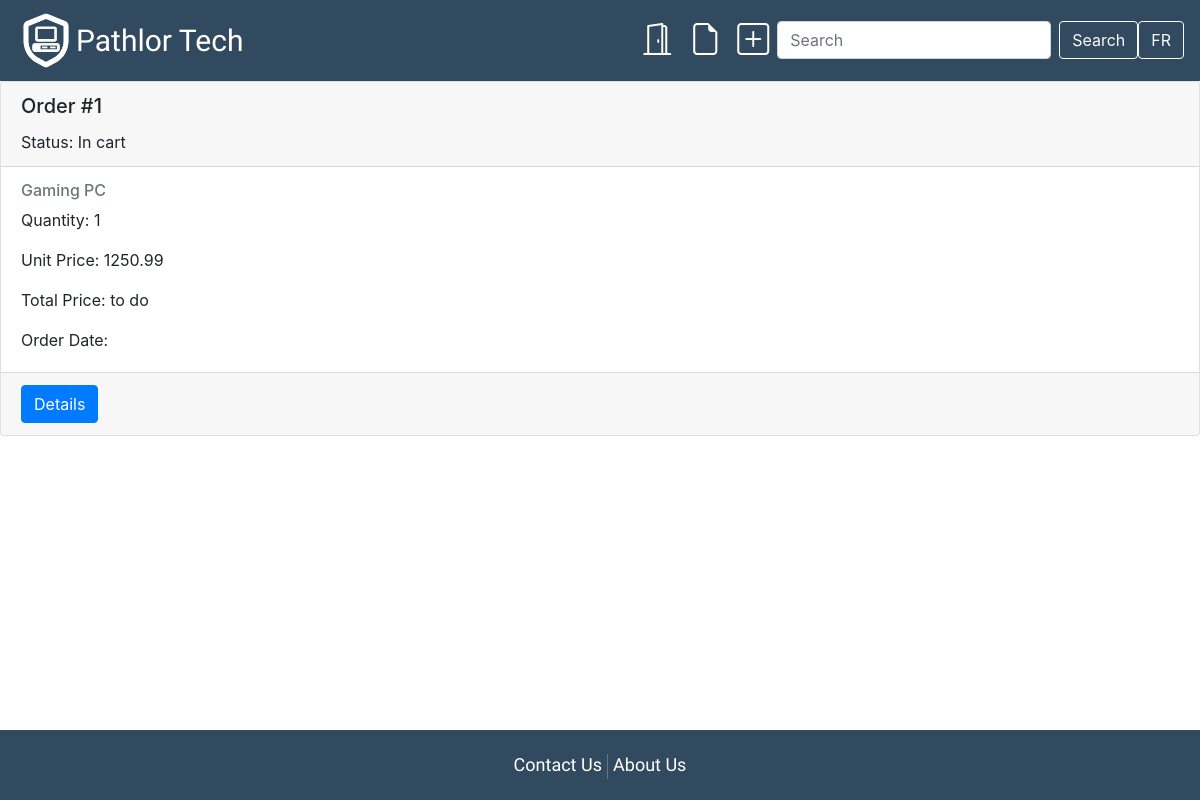
The app's page /Orders/index (signed in), older data.
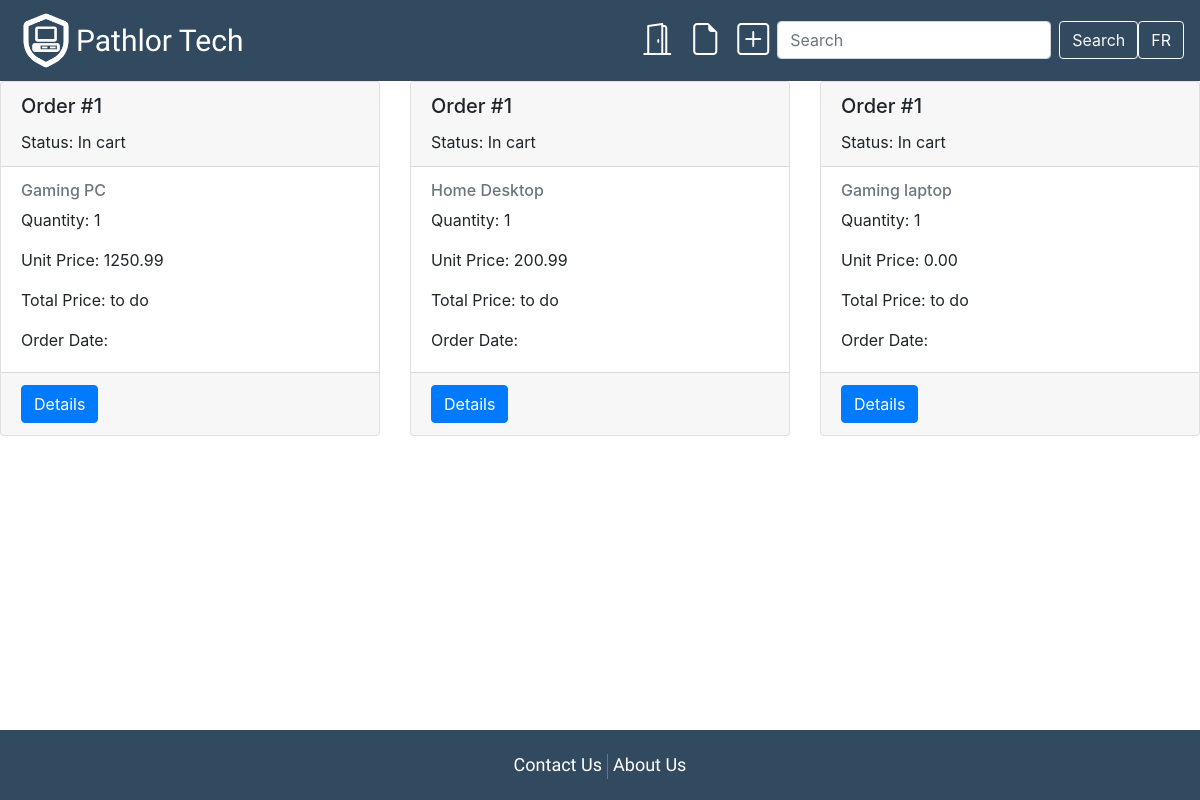
The same page, newer data.
### tables this page shows
CREATE TABLE `order_details` (
  `order_details_id` int(11) NOT NULL,
  `order_id` int(11) NOT NULL,
  `product_id` int(11) NOT NULL,
  `quantity` int(11) NOT NULL,
  `unit_price` decimal(6,2) NOT NULL
);

CREATE TABLE `orders` (
  `order_id` int(11) NOT NULL,
  `profile_id` int(11) NOT NULL,
  `address_id` int(11) NOT NULL,
  `status` varchar(20) NOT NULL,
  `total_price` decimal(6,2) NOT NULL,
  `order_date` datetime DEFAULT NULL
);

CREATE TABLE `product` (
  `product_id` int(11) NOT NULL,
  `title` varchar(50) NOT NULL,
  `type` varchar(20) NOT NULL,
  `description` text NOT NULL,
  `image` varchar(128) DEFAULT NULL,
  `unit_price` decimal(6,2) NOT NULL,
  `discount_price` decimal(6,2) NOT NULL,
  `quantity` int(11) NOT NULL
);

### app/core/Controller.php (called while the page is built, shortened)
<?php
class Controller{
	function view($name, $data = []){
		include('app/views/' . $name . '.php');
	}
}

### app/controllers/Orders.php (called while the page is built, shortened)
<?php
class Orders extends \app\core\Controller {
    public function index()
    {
        $orders = new \app\models\Orders();
        $orders = $orders->getAllOrders();
        $this->view('Orders/orders', $orders);
    }
}

### app/core/App.php (called while the page is built, shortened)
<?php
class App{
	function __construct(){
		$request = $this->parseUrl($_GET['url'] ?? '');
		$method = 'index';
		if(file_exists('app/controllers/' . $request[0] . '.php'))
		{
			unset($request[0]);
		}
		$controller = new $controller;
		if(isset($request[1]) && method_exists($controller, $request[1])){
			$method = $request[1];
			unset($request[1]);
		}
		$params = array_values($request);
		call_user_func_array([$controller, $method], $params);
	}
	function parseUrl($url){
		return explode('/', trim($url, '/'));
	}
}

### index.php (called while the page is built, shortened)
<?php
    new app\core\App;

### app/models/Orders.php (called while the page is built, shortened)
<?php
class Orders extends \app\core\Model {
    public static function getAllOrders() {
        $SQL = 'SELECT o.order_id, o.status, o.order_date, p.title, oi.quantity, oi.unit_price FROM orders o
                JOIN order_details oi ON o.order_id = oi.order_id JOIN product p ON oi.product_id = p.product_id';
        $STH = self::$connection->prepare($SQL);
        $STH->execute();
        return $STH->fetchAll(\PDO::FETCH_CLASS, 'app\\models\\Orders');
    }
}

### app/core/Model.php (called while the page is built, shortened)
<?php
class Model{
	public static ?PDO $connection = null;
	public function __construct(){
		if(self::$connection == null){
			$env = \Dotenv\Dotenv::createImmutable(getcwd());
			$host = $_ENV['db_host'];
			$dbname = $_ENV['db_name'];
			$user = $_ENV['db_user'];
			$pass = $_ENV['db_pass'];
			$charset = $_ENV['db_charset'];
			try {
				$options = [
					PDO::ATTR_ERRMODE => PDO::ERRMODE_EXCEPTION,
					PDO::ATTR_DEFAULT_FETCH_MODE => PDO::FETCH_CLASS,
					PDO::ATTR_EMULATE_PREPARES => false
				];
				self::$connection = new PDO("mysql:host=$host;dbname=$dbname;charset=$charset", $user, $pass, $options);
				self::$connection->query("SET NAMES $charset");
			}
			catch(PDOException $e) {
				echo $e->getMessage();
			}
		}
	}
}

### app/views/Orders/orders.php (the view)
<?php $this->view('shared/header', 'Orders'); ?>
<div class="row row-cols-1 row-cols-md-2 row-cols-lg-3 g-4">
    <?php foreach ($data as $order): ?>
        <div class="col">
            <div class="card h-100">
                <div class="card-header">
                    <h5 class="card-title">Order #<?= $order->order_id ?></h5>
                    <p class="card-text">Status: <?= $order->status ?></p>
                </div>
                <div class="card-body">
                    <h6 class="card-subtitle mb-2 text-muted"><?= $order->title ?></h6>
                    <p class="card-text">Quantity: <?= $order->quantity ?></p>
                    <p class="card-text">Unit Price: <?= $order->unit_price ?></p>
                    <p class="card-text">Total Price: to do</p>
                    <p class="card-text">Order Date: <?= $order->order_date ?></p>
                </div>
                <div class="card-footer">
                    <a href="#" class="btn btn-primary">Details</a>
                </div>
            </div>
        </div>
    <?php endforeach ?>
</div>
<?php $this->view('shared/footer'); ?>

### app/views/shared/header.php (shortened to what this page needs)
<!DOCTYPE html>
<html dir="<?=_('ltr')?>" lang="<?=_('en')?>">
<head>
  <link href="https://cdn.jsdelivr.net/npm/bootstrap@5.3.0-alpha3/dist/css/bootstrap.min.css" rel="stylesheet">
  <link rel="stylesheet" href="https://cdn.jsdelivr.net/npm/bootstrap-icons@1.10.3/font/bootstrap-icons.css">
  <link rel="stylesheet" href="https://cdn.jsdelivr.net/npm/bootstrap@4.0.0/dist/css/bootstrap.min.css">
  <link rel="stylesheet" type="text/css" href="/css/style.css">
</head>
<body>
  <nav class="navbar navbar-expand-lg navbar sticky-top">
    <a href='/Main/index'><img src="/images/PathlorLogo.png" id="logo"></a>
    <a class="navbar-brand" href="/Main/index" id="pathlor"><?=_('Pathlor Tech')?></a>
    <div class="collapse navbar-collapse" id="navbarSupportedContent">
      <ul class="navbar-nav ms-auto">
        <li class="nav-item">
          <?php if(!isset($_SESSION['user_id'])) {?>
                  <a class="nav-link" href="/User/index"><i style="font-size: 2rem; color: #FFFFFF; " class='bi-door-closed' title="Log in"></i></a>
                <?php } else { ?>
                  <a class="nav-link" href="/User/logout"><i style="font-size: 2rem; color: #FFFFFF; " class='bi-door-open' title='Log out'></i></a>
                <?php }
                ?>
        </li>
        <li class="nav-item">
          <?php if(isset($_SESSION['user_id'])) {?>
                  <a class="nav-link" href="/Orders/index"><i style="font-size: 2rem; color: #FFFFFF; " class='bi bi-file-earmark' title="Orders"></i></a>
                <?php } ?>
        </li>
        <li class="nav-item">
          <?php if(isset($_SESSION['role']) && $_SESSION['role'] == 'admin') {?>
                  <a class="nav-link" href="/Product/create"><i style="font-size: 2rem; color: #FFFFFF; " class='bi bi-plus-square' title="Post Product"></i></a>
                <?php } ?>
        </li>
      </ul>
      <form action="/Main/search/" class="form-inline my-2 my-lg-0">
        <input class="form-control mr-sm-2" type="search" placeholder="Search" aria-label="Search" name="search_term">
        <button class="btn btn-outline-light" type="submit">Search</button>
      </form>
      <button class="btn btn-outline-light" type="submit">FR</button>
    </div>
  </nav>

### app/views/shared/footer.php (shortened to what this page needs)
		<footer>
			<div class="text-center p-3" id="footer">
				<a href="/Contact/index"><?=_('Contact Us')?></a>
				<a href="/About/index"><?=_('About Us')?></a>
			</div>
		</footer>
    </body>
</html>

### css/style.css (style rules this page uses)
html { height: 100%; }
nav { background-color: #324A5F; }
#logo { max-width: 60px; }
#pathlor { font-size: 30px; vertical-align: middle; color: #FFFFFF; }
a { font-family: 'Paytone One', sans-serif; text-decoration: none; color: #FFFFFF; }
footer { position: absolute; text-align: center; padding: 5px; font-size: 18px; bottom: 0px; left: 0px; right: 0px; background-color: #324A5F; }
body { position: relative; margin: 0; min-height: 100%; padding-bottom: 5rem; }
i { font-style: normal; }

Row changes from the older to the newer data that the page shows:
added order_details: order.order_id "1", order.status "In cart", product.title "Home Desktop", quantity "1", unit_price "200.99"
added order_details: order.order_id "1", order.status "In cart", product.title "Gaming laptop", quantity "1", unit_price "0.00"
